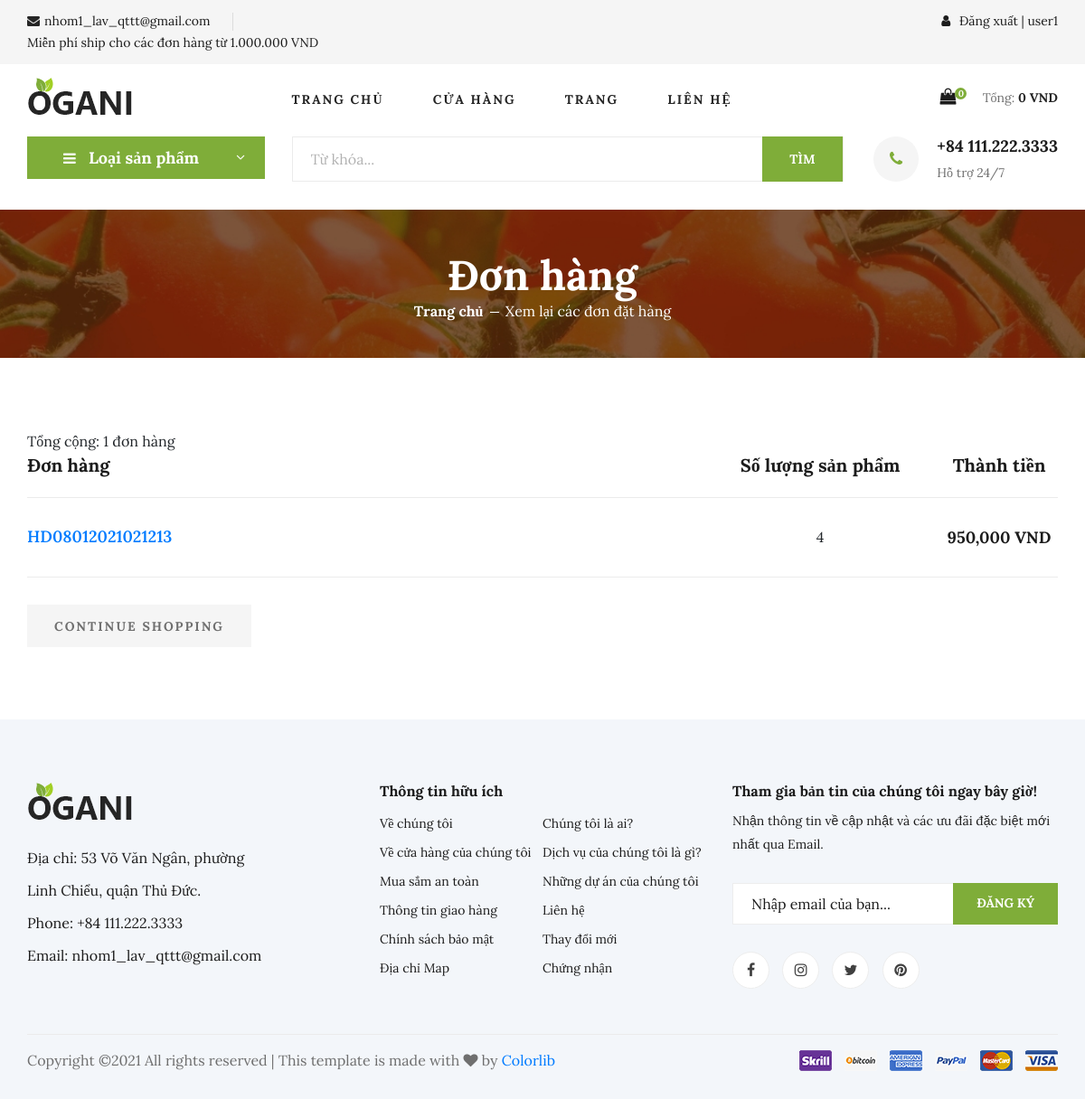
Screenshot of /listOrder.php (signed in) with the database file from the repository.
### tables this page shows
CREATE TABLE IF NOT EXISTS `listorder` (
  `id` int(11) NOT NULL AUTO_INCREMENT,
  `idDonHang` varchar(60) NOT NULL,
  `idTTNH` int(11) NOT NULL,
  `username` varchar(100) NOT NULL,
  `idSP` int(11) NOT NULL,
  `soluong` int(11) NOT NULL,
  `tongtien` decimal(10,0) NOT NULL,
  `created_at` timestamp NOT NULL DEFAULT current_timestamp(),
  PRIMARY KEY (`id`)
);

### models/db.php (called while the page is built, shortened)
<?php
class Db
{
    public static $connection;
    public function __construct()
    {
        if (!self::$connection) {
            self::$connection = new mysqli(DB_HOST, DB_USER, DB_PASSWORD, DB_NAME, DB_PORT);
            self::$connection->set_charset(DB_CHARSET);
        }
        return self::$connection;
    }
}

### models/dathang.php (called while the page is built, shortened)
<?php
class DatHang extends Db
{
  public function layToanBoHoaDon()
  {
    $sql = self::$connection->prepare("SELECT * FROM `listorder` WHERE `username` =?");
    $sql->bind_param('s', $_COOKIE['username']);
    $sql->execute();
    $items = $sql->get_result()->fetch_all(MYSQLI_ASSOC);
    return $items;
  }
  public function layDoaDonByIdHD($id)
  {
    $sql = self::$connection->prepare("SELECT * FROM `listorder` WHERE `idDonHang` = '$id'");
    $sql->execute();
    $items = $sql->get_result()->fetch_all(MYSQLI_ASSOC);
    return $items;
  }
}

### listOrder.php (the view, shortened to what this page needs)
<?php
include('header.php');
require('models/dathang.php');
$obj_datHang = new DatHang;
$toanBoHD = $obj_datHang->layToanBoHoaDon();
$result = array();
$idDonHang = null;
$k = 0;
?>
<?php
if (count($toanBoHD) != 0) {
    $id = $toanBoHD[0]['idDonHang'];
    if (count($toanBoHD) == 1) {
        $result[$k] = $obj_datHang->layDoaDonByIdHD($id);
    } else {
        foreach ($toanBoHD as $key => $value) {
            if ($toanBoHD[count($toanBoHD) - 1]['idDonHang'] == $id) {
                $result[$k] = $obj_datHang->layDoaDonByIdHD($id);
            }
        }
        if ($k == 0) {
            $result[$k] = $obj_datHang->layDoaDonByIdHD($id);
        }
    }
}
?>
<section class="breadcrumb-section set-bg" data-setbg="img/breadcrumb.jpg">
    <div class="container">
        <div class="row">
            <div class="col-lg-12 text-center">
                <div class="breadcrumb__text">
                    <h2>Đơn hàng</h2>
                    <div class="breadcrumb__option">
                        <a href="index.php">Trang chủ</a>
                        <span>Xem lại các đơn đặt hàng</span>
                    </div>
                </div>
            </div>
        </div>
    </div>
</section>
<section class="shoping-cart spad">
    <div class="container">
        <div class="row">
            <div class="col-lg-12">
                <div class="shoping__cart__table">
                    Tổng cộng: <?php echo count($result); ?> đơn hàng
                    <table>
                        <thead>
                            <tr>
                                <th class="shoping__product">Đơn hàng</th>
                                <th>Số lượng sản phẩm</th>
                                <th>Thành tiền</th>
                            </tr>
                        </thead>
                        <tbody>
                            <?php
                            foreach ($result as $key => $value) {
                                $soluong = 0;
                                $price = 0;
                                foreach ($value as $key1 => $value1) {
                                    if ($value1['idDonHang'] == $value[$key1]['idDonHang']) {
                                        $idDonHang = $value[$key1]['idDonHang'];
                                        $soluong += $value1['soluong'];
                                        $price += $value1['tongtien'];
                                    }
                                } ?>
                                <tr>
                                    <td class="shoping__cart__item">
                                        <h5> <a href="order-details.php?id=<?php echo $idDonHang; ?>"><?php echo $idDonHang; ?></a> </h5>
                                    </td>
                                    <td class="shoping__cart__quantity">
                                        <?php echo $soluong; ?>
                                    </td>
                                    <td class="shoping__cart__total">
                                        <?php echo number_format($price); ?> VND
                                    </td>
                                </tr>
                            <?php } ?>
                    </table>
                </div>
            </div>
        </div>
        <div class="row">
            <div class="col-lg-12">
                <div class="shoping__cart__btns">
                    <a href="index.php" class="primary-btn cart-btn">CONTINUE SHOPPING</a>
                </div>
            </div>
        </div>
    </div>
</section>
<?php include('footer.php') ?>

### css/style.css (style rules this page uses)
html, body { height: 100%; font-family: 'Lora', serif; -webkit-font-smoothing: antialiased; font-smoothing: antialiased; }
h1, h2, h3, h4, h5, h6 { margin: 0; color: #111111; font-weight: 600; font-family: 'Lora', serif; }
h2 { font-size: 36px; }
h5 { font-size: 18px; }
.set-bg { background-repeat: no-repeat; background-size: cover; background-position: top center; }
.spad { padding-top: 100px; padding-bottom: 30px; }
.primary-btn { display: inline-block; font-size: 14px; padding: 10px 28px 10px; color: #ffffff; text-transform: uppercase; font-weight: 700; background: #7fad39; letter-spacing: 2px; }
.breadcrumb-section { display: flex; align-items: center; padding: 45px 0 40px; }
.breadcrumb__text h2 { font-size: 46px; color: #ffffff; font-weight: 700; }
.breadcrumb__option a { display: inline-block; font-size: 16px; color: #ffffff; font-weight: 700; margin-right: 20px; position: relative; }
.breadcrumb__option a:after { position: absolute; right: -17px; top: 13px; height: 1px; width: 10px; background: #ffffff; content: ""; }
.breadcrumb__option span { display: inline-block; font-size: 16px; color: #ffffff; }
.shoping-cart { padding-top: 80px; padding-bottom: 80px; }
.shoping__cart__table { margin-bottom: 30px; }
.shoping__cart__table table { width: 100%; text-align: center; }
.shoping__cart__table table thead tr { border-bottom: 1px solid #ebebeb; }
.shoping__cart__table table thead th { font-size: 20px; font-weight: 700; color: #1c1c1c; padding-bottom: 20px; }
.shoping__cart__table table thead th.shoping__product { text-align: left; }
.shoping__cart__table table tbody tr td { padding-top: 30px; padding-bottom: 30px; border-bottom: 1px solid #ebebeb; }
.shoping__cart__table table tbody tr td.shoping__cart__item { width: 630px; text-align: left; }
.shoping__cart__table table tbody tr td.shoping__cart__item h5 { color: #1c1c1c; display: inline-block; }
.shoping__cart__table table tbody tr td.shoping__cart__total { font-size: 18px; color: #1c1c1c; font-weight: 700; width: 110px; }
.shoping__cart__table table tbody tr td.shoping__cart__quantity { width: 225px; }
.primary-btn.cart-btn { color: #6f6f6f; padding: 14px 30px 12px; background: #f5f5f5; }
@media only screen and (min-width: 1200px) { .container { max-width: 1170px; } }

### css/comment.css (style rules this page uses)
*, *:before, *:after { margin: 0; padding: 0; -webkit-box-sizing: border-box; transition: all 0.2s ease; }

### rows the page displays
listorder: idDonHang "HD08012021021213", soluong "4", price "950,000"

### other values shown
$username "user1"
$totalQty "0"
$totalPrice "0"
count($result) "1"
